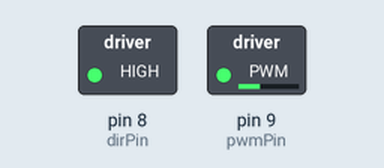
Simulated run of this sketch. Board: Arduino Uno, built with avr-gcc and run on an emulated ATmega328P. On the bench: switched loads named in the sketch (green lamp = pin HIGH).

Above: at 0.1 s.
Timing chart, 0 to 1.6 s (numbered marks = the images above):
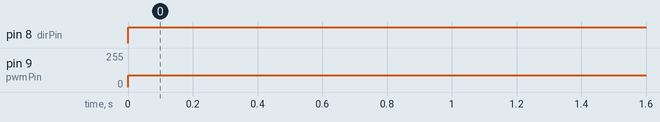

Measured:
- by itself, pin 8 (dirPin): LOW → HIGH at 0.00 s
- by itself, pin 9 (pwmPin): 0/255 → 90/255 at 0.00 s

The sketch:

simpleMotorTest.ino
```cpp
//MotorTest

int pwmPin = 9; // PWM for our single motor
int dirPin = 8; // toggle direction


void setup() {

  pinMode(pwmPin,OUTPUT);
  pinMode(dirPin,OUTPUT);


}
void loop() {
    analogWrite(pwmPin, 90);
  //digitalWrite(pwmPin,HIGH);
  digitalWrite(dirPin,HIGH);

  delay(300);
}
```
